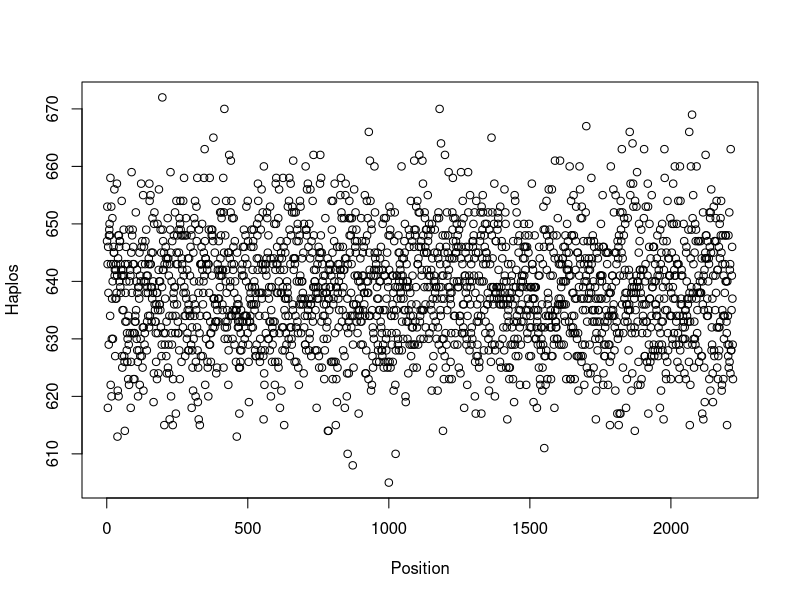

Generate this figure with R:
nPheno = 1000
nSNP = 10000

A <- matrix(nrow = nPheno, ncol = nSNP)
for (i in 1:nPheno){
  A[i,] = round(rnorm(nSNP, mean=0.5, sd = 0.1),0)
}
dim(A)

Find_Haplos <- function(ws,A){
ws = ws -1 
Haplos <- vector(mode="numeric", length=0)
Position <- vector(mode="numeric", length=0)
for(i in 1:dim(A)[2]){
  A_ <- A[1:dim(A)[1], (ws*(i/2)):((ws*(i/2))+ws)]
  A__ <- c(which(!duplicated(A_)))
  Number_Haplos <- length(A__)
  #print(Number_Haplos)#
  #print(i)#
  Haplos <- append(Haplos, Number_Haplos)
  Position<- append(Position,i)
  if (i == (round(((dim(A)[2])/(ws/2)),0)-2)){
  #if ( i == 5){#
    break
  }
}  
plot(Position,Haplos)
print(Haplos)
#shapiro.test(Haplos)#
}

Find_Haplos(10,A)


